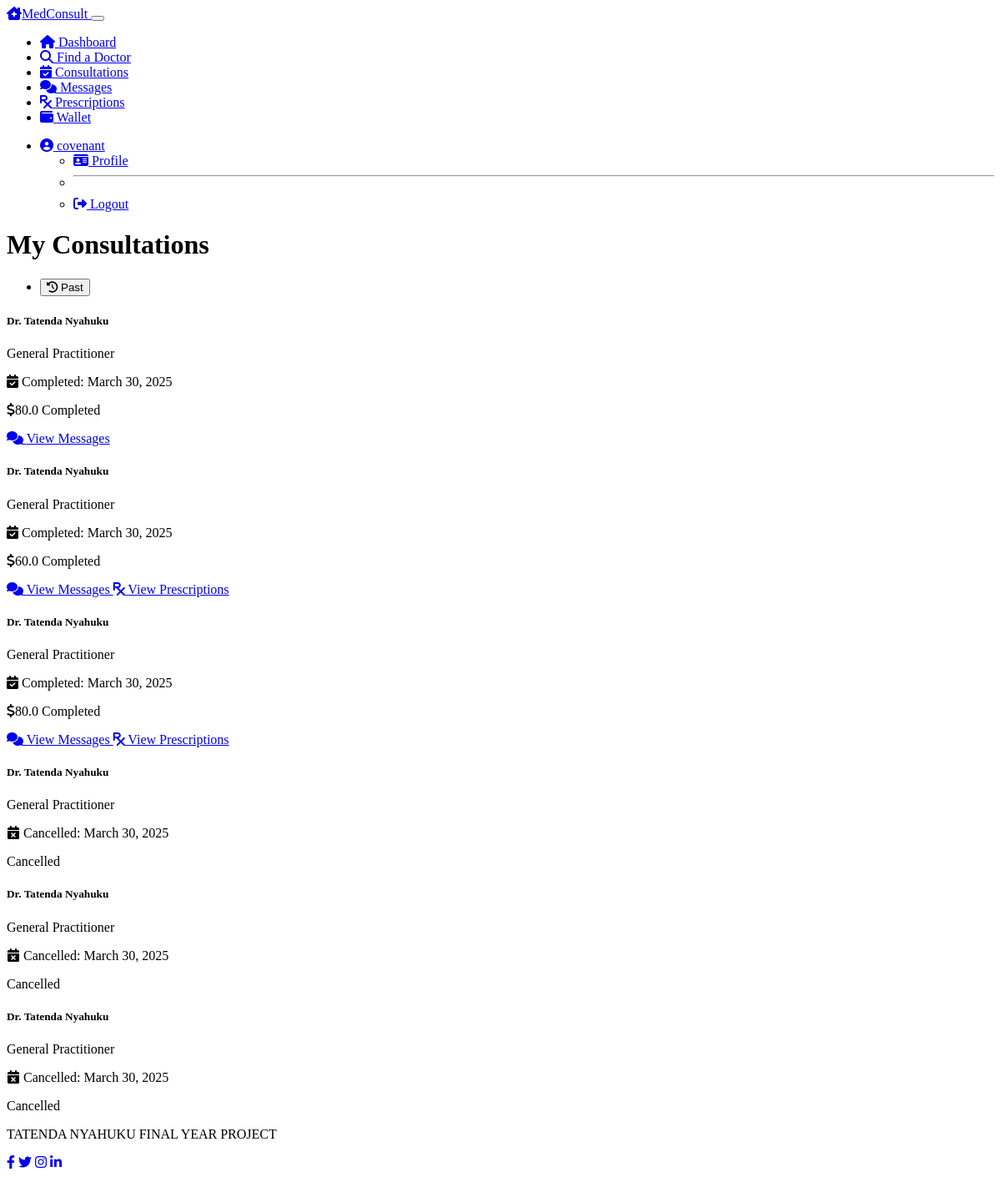
Screenshot of /patient/consultations (signed in) with the database file from the repository.
### models.py (models this page shows, shortened)
class User(UserMixin, db.Model):
    __tablename__ = 'users'
    id = db.Column(db.Integer, primary_key=True)
    email = db.Column(db.String(120), unique=True, nullable=False)
    username = db.Column(db.String(64), nullable=False)
    password_hash = db.Column(db.String(256), nullable=False)
    role = db.Column(db.String(20), nullable=False)  # 'patient', 'doctor', 'admin'
    created_at = db.Column(db.DateTime, default=datetime.utcnow)
    patient = db.relationship('Patient', backref='user', uselist=False, lazy=True)
    doctor = db.relationship('Doctor', backref='user', uselist=False, lazy=True)

class Consultation(db.Model):
    __tablename__ = 'consultations'
    id = db.Column(db.Integer, primary_key=True)
    patient_id = db.Column(db.Integer, db.ForeignKey('patients.id'), nullable=False)
    doctor_id = db.Column(db.Integer, db.ForeignKey('doctors.id'), nullable=False)
    status = db.Column(db.String(50), default='requested')  # requested, accepted, rejected, completed, cancelled
    proposed_fee = db.Column(db.Float, nullable=False)
    final_fee = db.Column(db.Float, nullable=True)
    scheduled_time = db.Column(db.DateTime, nullable=True)
    created_at = db.Column(db.DateTime, default=datetime.utcnow)
    completed_at = db.Column(db.DateTime, nullable=True)
    messages = db.relationship('Message', backref='consultation', lazy=True)
    prescriptions = db.relationship('Prescription', backref='consultation', lazy=True)

class Doctor(db.Model):
    __tablename__ = 'doctors'
    id = db.Column(db.Integer, primary_key=True)
    user_id = db.Column(db.Integer, db.ForeignKey('users.id'), nullable=False)
    first_name = db.Column(db.String(50), nullable=False)
    last_name = db.Column(db.String(50), nullable=False)
    specialty = db.Column(db.String(100), nullable=False)
    license_number = db.Column(db.String(50), nullable=False)
    qualifications = db.Column(db.Text, nullable=True)
    min_fee = db.Column(db.Float, nullable=False)
    max_fee = db.Column(db.Float, nullable=False)
    is_verified = db.Column(db.Boolean, default=False)
    consultations = db.relationship('Consultation', backref='doctor', lazy=True)

### routes.py (the view)
@app.route('/patient/consultations')
@login_required
@patient_required
def patient_consultations():
    consultations = Consultation.query.filter_by(
        patient_id=current_user.patient.id
    ).order_by(Consultation.created_at.desc()).all()
    return render_template('patient/consultations.html',
                          title='My Consultations',
                          consultations=consultations,
                          now=current_time_harare,
                          timedelta=timedelta)

### app.py (called while the page is built)
@app.before_request
def debug_csrf():
    if request.method == 'POST':
        print('CSRF Token in Form:', request.form.get('csrf_token'))
        print('CSRF Token in Session:', session.get('_csrf_token'))

@app.before_request
def set_csrf_token():
    pass  # CSRF tokens are automatically managed by Flask-WTF

@app.context_processor
def inject_csrf_token():
    return dict(csrf_token=session.get('_csrf_token'))

### models.py (called while the page is built)
@login_manager.user_loader
def load_user(user_id):
    user = User.query.get(int(user_id))
    if user:
        return user
    return None

### routes.py (called while the page is built)
def patient_required(f):
    @wraps(f)
    def decorated_function(*args, **kwargs):
        if not current_user.is_authenticated or current_user.role != 'patient':
            flash('Access denied: Patient access required', 'danger')
            return redirect(url_for('login'))
        return f(*args, **kwargs)
    return decorated_function

### templates/patient/consultations.html (shortened to what this page needs)
{% extends "layout.html" %}
{% block content %}
<div class="row mb-4">
    <div class="col-12">
        <h1 class="mb-4">My Consultations</h1>
        <ul class="nav nav-tabs mb-4" id="consultationsTab" role="tablist">
            <li class="nav-item" role="presentation">
                <button class="nav-link active" id="past-tab" data-bs-toggle="tab" data-bs-target="#past" type="button" role="tab" aria-controls="past" aria-selected="true">
                    <i class="fas fa-history me-1"></i> Past
                </button>
            </li>
        </ul>
        <div class="tab-content" id="consultationsTabContent">
            <div class="tab-pane fade show active" id="past" role="tabpanel" aria-labelledby="past-tab">
                {% set past_consultations = consultations|selectattr('status', 'in', ['completed', 'rejected', 'cancelled'])|list %}
                {% set past_consultations = past_consultations + consultations|selectattr('status', 'equalto', 'accepted')|selectattr('scheduled_time', 'le', now)|list %}
                {% if past_consultations %}
                    {% for consultation in past_consultations|sort(attribute='created_at', reverse=true) %}
                        <div class="card consultation-item status-{{ consultation.status }} bg-dark text-light mb-3">
                            <div class="card-body">
                                <div class="d-flex justify-content-between align-items-start">
                                    <div>
                                        <h5 class="card-title mb-1">Dr. {{ consultation.doctor.first_name }} {{ consultation.doctor.last_name }}</h5>
                                        <p class="mb-1 text-muted">{{ consultation.doctor.specialty }}</p>
                                        {% if consultation.status == 'completed' %}
                                            <p class="mb-1">
                                                <i class="fas fa-calendar-check me-2"></i>
                                                Completed: {{ consultation.completed_at.strftime('%B %d, %Y') }}
                                            </p>
                                            <p class="mb-0">
                                                <span class="badge bg-success">
                                                    <i class="fas fa-dollar-sign me-1"></i>{{ consultation.final_fee }}
                                                </span>
                                                <span class="badge bg-success">Completed</span>
                                            </p>
                                        {% elif consultation.status == 'cancelled' %}
                                            <p class="mb-1">
                                                <i class="fas fa-calendar-times me-2"></i>
                                                Cancelled: {{ consultation.created_at.strftime('%B %d, %Y') }}
                                            </p>
                                            <p class="mb-0">
                                                <span class="badge bg-secondary">Cancelled</span>
                                            </p>
                                        {% endif %}
                                    </div>
                                    <div>
                                        {% if consultation.status == 'completed' %}
                                            <a href="{{ url_for('patient_consultation_messages', consultation_id=consultation.id) }}" class="btn btn-outline-primary">
                                                <i class="fas fa-comments me-1"></i> View Messages
                                            </a>
                                            {% if consultation.prescriptions %}
                                                <a href="{{ url_for('patient_prescriptions') }}" class="btn btn-outline-info mt-2">
                                                    <i class="fas fa-prescription me-1"></i> View Prescriptions
                                                </a>
                                            {% endif %}
                                        {% endif %}
                                    </div>
                                </div>
                            </div>
                        </div>
                    {% endfor %}
                {% else %}
                    <div class="alert alert-info">
                        <i class="fas fa-info-circle me-2"></i>
                        You have no past consultations.
                    </div>
                {% endif %}
            </div>
        </div>
    </div>
</div>
{% endblock %}

### templates/patient/navbar.html (shortened to what this page needs)
<nav class="navbar navbar-expand-lg navbar-dark bg-dark">
    <div class="container">
        <a class="navbar-brand" href="{{ url_for('patient_dashboard') }}">
            <i class="fas fa-clinic-medical me-2"></i>MedConsult
        </a>
        <button class="navbar-toggler" type="button" data-bs-toggle="collapse" data-bs-target="#navbarPatient" aria-controls="navbarPatient" aria-expanded="false" aria-label="Toggle navigation">
        </button>
        <div class="collapse navbar-collapse" id="navbarPatient">
            <ul class="navbar-nav me-auto">
                <li class="nav-item">
                    <a class="nav-link {% if request.path == url_for('patient_dashboard') %}active{% endif %}" href="{{ url_for('patient_dashboard') }}">
                        <i class="fas fa-home me-1"></i> Dashboard
                    </a>
                </li>
                <li class="nav-item">
                    <a class="nav-link {% if request.path == url_for('find_doctor') %}active{% endif %}" href="{{ url_for('find_doctor') }}">
                        <i class="fas fa-search me-1"></i> Find a Doctor
                    </a>
                </li>
                <li class="nav-item">
                    <a class="nav-link {% if request.path == url_for('patient_consultations') %}active{% endif %}" href="{{ url_for('patient_consultations') }}">
                        <i class="fas fa-calendar-check me-1"></i> Consultations
                    </a>
                </li>
                <li class="nav-item">
                    <a class="nav-link {% if request.path == url_for('patient_messages') %}active{% endif %}" href="{{ url_for('patient_messages') }}">
                        <i class="fas fa-comments me-1"></i> Messages
                    </a>
                </li>
                <li class="nav-item">
                    <a class="nav-link {% if request.path == url_for('patient_prescriptions') %}active{% endif %}" href="{{ url_for('patient_prescriptions') }}">
                        <i class="fas fa-prescription me-1"></i> Prescriptions
                    </a>
                </li>
                <li class="nav-item">
                    <a class="nav-link {% if request.path == url_for('patient_wallet') %}active{% endif %}" href="{{ url_for('patient_wallet') }}">
                        <i class="fas fa-wallet me-1"></i> Wallet
                    </a>
                </li>
            </ul>
            <ul class="navbar-nav">
                <li class="nav-item dropdown">
                    <a class="nav-link dropdown-toggle" href="#" id="navbarDropdown" role="button" data-bs-toggle="dropdown" aria-expanded="false">
                        <i class="fas fa-user-circle me-1"></i> {{ current_user.username }}
                    </a>
                    <ul class="dropdown-menu dropdown-menu-end" aria-labelledby="navbarDropdown">
                        <li>
                            <a class="dropdown-item {% if request.path == url_for('patient_profile') %}active{% endif %}" href="{{ url_for('patient_profile') }}">
                                <i class="fas fa-id-card me-2"></i> Profile
                            </a>
                        </li>
                        <li><hr class="dropdown-divider"></li>
                        <li>
                            <a class="dropdown-item" href="{{ url_for('logout') }}">
                                <i class="fas fa-sign-out-alt me-2"></i> Logout
                            </a>
                        </li>
                    </ul>
                </li>
            </ul>
        </div>
    </div>
</nav>

### rows the page displays
User: username "covenant"
Consultation: doctor.first_name "Tatenda", doctor.last_name "Nyahuku", doctor.specialty "General Practitioner", completed_at "March 30, 2025", final_fee "80.0"
Consultation: doctor.first_name "Tatenda", doctor.last_name "Nyahuku", doctor.specialty "General Practitioner", completed_at "March 30, 2025", final_fee "60.0"
Consultation: doctor.first_name "Tatenda", doctor.last_name "Nyahuku", doctor.specialty "General Practitioner", completed_at "March 30, 2025", final_fee "80.0"
Consultation: doctor.first_name "Tatenda", doctor.last_name "Nyahuku", doctor.specialty "General Practitioner", created_at "March 30, 2025"
Consultation: doctor.first_name "Tatenda", doctor.last_name "Nyahuku", doctor.specialty "General Practitioner", created_at "March 30, 2025"
Consultation: doctor.first_name "Tatenda", doctor.last_name "Nyahuku", doctor.specialty "General Practitioner", created_at "March 30, 2025"
